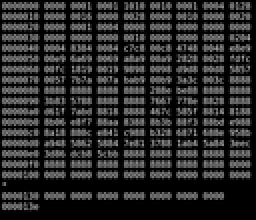
%> input picture TP3/binary.png, 128 x 110 px, shrunk from 2000 x 1724 before the run (shown 2 times larger)
$ octave testdec.m   (GNU Octave 9; MATLAB toolbox functions it lacks are replaced by stand-ins)
%> lines starting %> are read from the running program, lines starting %| are printed output that depends on the picture; in (x1, y1, x2, y2) boxes, pixels count from 0 and x2, y2 are one past the last pixel; in counts of white or black regions, pixels touching at a corner belong together; the program's own positions count from 1
### TP3/imdil.m
function pic =imdil(im,elem)
    [l,c]=size(im);
    [le,ce]=size(elem);
    u=floor(le/2);
    v=floor(ce/2);
    A=zeros(l);
    elem=rot90(rot90(elem));

     for i=1+u:l-u
         for j=1+v:c-v
             win=im(i-u:i+u,j-v:j+v);
             if(any(win(logical(elem))))
             A(i,j)=1;
             end
         end
     end

 pic=uint8(A);
end

### TP3/imrode.m
function pic=imrode(im,elem)
    [l,c]=size(im);
    [li,ci]=size(elem);
    u=floor(li/2);
    v=floor(ci/2);
    A=zeros(l);
    for i=1+u:l-u
        for j=1+v:c-v
            win=im(i-u:i+u,j-v:j+v);
            A(i,j)=isequal(elem&win,elem);
        end
    end
    pic=A;
end

### TP3/testdec.m
clear
clc
ima=imread('binary.png');
%> ima is the input picture: size 110x128x3 uint8; min 0, max 160, mean 42.2
imab=im2bw(ima);
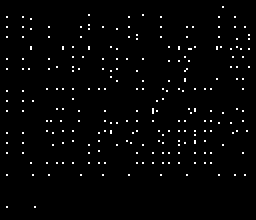
%> imab: size 110x128 logical (shown 2 times larger); 1.8% white in thin lines or dots, all inside (x1, y1, x2, y2) = (3, 3, 125, 104)
elem1=[0 0 1;1 1 1;0 1 1];
elem2=[0 1 1;1 1 1;0 0 1];

e1=imrode(imab,imdil(elem1,elem2));
%> after the loop in imrode, `for i=1+u:l-u`:
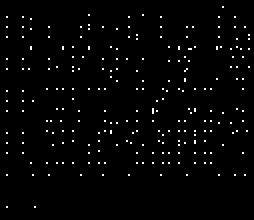
%> A: size 110x127 double (shown 2 times larger); values 0 (black) and 1 (white), 1.8% white in thin lines or dots, all inside (x1, y1, x2, y2) = (3, 3, 125, 104)
e2=imrode(imrode(imab,elem1),elem2);
%> after the loop in imrode (call 2), `for i=1+u:l-u`: A: size 110x127 double; every value is 0
%> after the loop in imrode (call 3), `for i=1+u:l-u`: A: size 110x126 double; every value is 0

if(isequal(e2,e1))
    disp('ok');
else
    disp('not');
end
